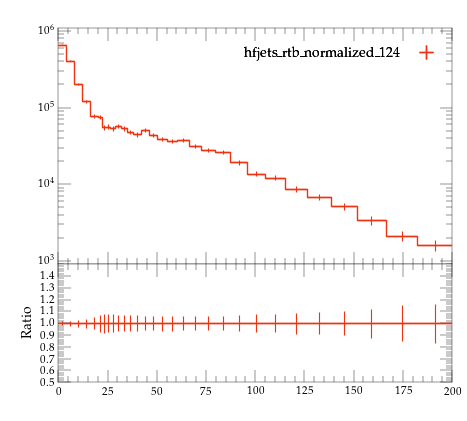

Generate this figure with Python:
#! /usr/bin/env python

# This Python script was auto-generated using YODA v2.0.2.
# Analysis object: /MC_HFJETS_NOTNORM/ptCJetLead
# Timestamp: 29-07-2026 (17:28:04)

import matplotlib as mpl
import matplotlib.pyplot as plt
mpl.use('Agg') # comment out for interactive use
import os
import numpy as np

plotDir = os.path.split(os.path.realpath(__file__))[0]
if 'YODA_USER_PLOT_PATH' in globals():
    plot_outdir = globals()['YODA_USER_PLOT_PATH']
else:
    plot_outdir = plotDir

#plot style
plt.style.use(os.path.join(plotDir, '../default.mplstyle'))
# plot metadata
figW, figH = plt.rcParams['figure.figsize']
ax_xLabel = r''
ax_yLabel = r''
ax_title  = r''
ax_xScale = 'linear'
ax_yScale = 'log'
xLims = (0.0, 200.0)
yLims = (900.0, 1100000.0)

# TeX-friendly labels for the legend
labels = {
    'legend' : ([ r"hfjets\_rtb\_normalized\_124" ], r""),
}

# Adjust canvas width and height
canvasW = 10.0
canvasH = 9.0
figW *= canvasW/10.
figH *= canvasH/9.

# Create figure and axis objects
fig, (ax, ratio0_ax) = plt.subplots(2, 1, sharex=True,
                  figsize=(figW,figH), gridspec_kw={'height_ratios': (6.0, 3.0)})

# Set figure margins
plt.subplots_adjust(
    left   = 1.0 * plt.rcParams['figure.subplot.left'],
    right  = 1.0 * plt.rcParams['figure.subplot.right'],
    top    = 1.0 * plt.rcParams['figure.subplot.top'],
    bottom = 1.0 * plt.rcParams['figure.subplot.bottom'])

ratio0_ax.yaxis.set_major_locator(mpl.ticker.MultipleLocator(0.1))
ratio0_ax.set_ylim(0.5, 1.4999)
ratio0_ax.set_ylabel('Ratio')

# the numerical data is stored in a separate file
dataf = dict()
prefix = os.path.split(__file__)[0]
if prefix:    prefix = prefix + '/'
exec(open(prefix+'ptCJetLead__data.py').read(), dataf)


legend_handles = dict() # keep track of handles for the legend

# style options for curves
# starts at zorder>=5 to draw curve on top of legend
styles = {
  'hfjets_rtb_normalized_124.yoda.gz': {
    'color' : '#EE3311',
    'linestyle' : '-',
    'linewidth' : 1,
    'marker' : 'none',
    'markersize' : 2,
    'capsize' : 0.0,
    'zorder' : 5,
    'histstyle' : 1,
    'drawstyle' : 'steps-pre',
    'xerrorbars' : 1,
    'yerrorbars' : 1,
    'fillcolor' : None,
    'fillopacity' : 1.0,
    'ratio0_linestyle' : '-',
    'ratio0_linewidth' : 1,
    'ratio0_marker' : 'none',
    'ratio0_markersize' : 2,
    'ratio0_capsize' : 0.0,
    'ratio0_zorder' : 5,
    'ratio0_histstyle' : 1,
    'ratio0_drawstyle' : 'steps-pre',
    'ratio0_xerrorbars' : 1,
    'ratio0_yerrorbars' : 1,
  },
}

# curve from input yoda files in main panel
for label, yvals in dataf['yvals'].items():
    if all(np.isnan(v) for v in dataf['yvals'][label]):
        continue
    tmp = None
    if styles[label]['histstyle']: # draw as histogram
        xpos = dataf['xedges'][label] if styles[label]['drawstyle'] else dataf['xpoints'][label]
        ypos = np.insert(yvals, 0, yvals[0]) if styles[label]['drawstyle'] else yvals
        if styles[label]['fillcolor']: # fill area below curve
            ax.fill_between(xpos, ypos, step='pre',
                            color=styles[label]['fillcolor'],
                            alpha=styles[label]['fillopacity'])
        tmp, = ax.plot(xpos, ypos,
                       color=styles[label]['color'],
                       linestyle=styles[label]['linestyle'],
                       linewidth=styles[label]['linewidth'],
                       drawstyle=styles[label]['drawstyle'], solid_joinstyle='miter',
                       zorder=styles[label]['zorder'], label=label)
    tmp = ax.errorbar(dataf['xpoints'][label], yvals,
                      xerr=np.array(dataf['xerrs'][label])*styles[label]['xerrorbars'],
                      yerr=np.array(dataf['yerrs'][label])*styles[label]['yerrorbars'],
                      fmt=styles[label]['marker'], capsize=styles[label]['capsize'],
                      markersize=styles[label]['markersize'],
                      ecolor=styles[label]['color'],
                      color=styles[label]['color'], zorder=styles[label]['zorder'])
    tmp[-1][0].set_linestyle(styles[label]['linestyle'])
    tmp[-1][0].set_linewidth(styles[label]['linewidth'])
    if label in dataf['add_legend_handle']:  legend_handles[label] = tmp
    for varLabel in dataf['variation_yvals'].keys():
        if varLabel.startswith(label):
            tmp, = ax.plot(dataf['xedges'][label], dataf['variation_yvals'][varLabel],
                           color=styles[label]['color'],
                           linestyle=styles[label]['linestyle'],
                           linewidth=styles[label]['linewidth'],
                           drawstyle='steps-pre', solid_joinstyle='miter',
                           zorder=styles[label]['zorder'], alpha=0.5)


# plots on ratio panel
# curve from input yoda files in ratio panel
for label, yvals in dataf['ratio0_yvals'].items():
    if all(np.isnan(v) for v in yvals):
        continue
    if styles[label]['ratio0_histstyle']: # plot as histogram
        xpos = dataf['xedges']['hfjets_rtb_normalized_124.yoda.gz'] if styles[label]['ratio0_drawstyle'] else dataf['xpoints']['hfjets_rtb_normalized_124.yoda.gz']
        ypos = np.insert(yvals, 0, yvals[0]) if styles[label]['ratio0_drawstyle'] else yvals
        ratio0_ax.plot(xpos, ypos,
                       color=styles[label]['color'],
                       linewidth=styles[label]['linewidth'],
                       linestyle=styles[label]['ratio0_linestyle'],
                       drawstyle=styles[label]['ratio0_drawstyle'], zorder=styles[label]['zorder'],
                       solid_joinstyle='miter')
    tmp = ratio0_ax.errorbar(dataf['xpoints']['hfjets_rtb_normalized_124.yoda.gz'], yvals,
                             xerr=np.array(dataf['ref_xerrs'])*styles[label]['ratio0_xerrorbars'],
                             yerr=np.array(dataf['ratio0_yerrs'][label])*styles[label]['ratio0_yerrorbars'],
                             fmt=styles[label]['ratio0_marker'], capsize=styles[label]['ratio0_capsize'],
                             markersize=styles[label]['ratio0_markersize'],
                             ecolor=styles[label]['color'],
                             color=styles[label]['color'])
    tmp[-1][0].set_linestyle(styles[label]['ratio0_linestyle'])
    tmp[-1][0].set_linewidth(styles[label]['ratio0_linewidth'])

    for varlabel in dataf['ratio0_variation_vals'].keys():
        if varlabel.startswith(label):
            ratio0_ax.plot(dataf['xedges']['hfjets_rtb_normalized_124.yoda.gz'],
                            dataf['ratio0_variation_vals'][varlabel],
                            color=styles[label]['color'],
                            linestyle=styles[label]['linestyle'],
                            linewidth=styles[label]['linewidth'],
                            drawstyle='steps-pre', solid_joinstyle='miter',
                            zorder=1, alpha=0.5)

legend_items = list(legend_handles.values())
ax.add_artist(ax.legend(legend_items,
                        labels['legend'][0],
                        title=labels['legend'][1],
                        alignment='right',
                        loc='upper right',
                        bbox_to_anchor=(1.0, 0.97),markerfirst=False))

# set plot metadata as defined above
ratio0_ax.set_xlabel(ax_xLabel)
ratio0_ax.xaxis.set_label_coords(1., -0.15)
ax.set_ylabel(ax_yLabel, ha='right', va='top')
ax.yaxis.set_label_coords(-0.11, 1.0)
ax.set_title(ax_title, loc='left')
ax.set_xscale(ax_xScale)
ax.set_yscale(ax_yScale)
ax.set_xlim(xLims)
ax.set_ylim(yLims)

# tick formatting
plt.rcParams['xtick.top'] = True
plt.rcParams['ytick.right'] = True
ax.yaxis.set_major_locator(mpl.ticker.LogLocator(base=10.0, numticks=np.inf))
ax.yaxis.set_minor_locator(mpl.ticker.LogLocator(
                           base=10.0, subs=np.arange(0.1, 1, 0.1), numticks=np.inf))
fig.align_ylabels((ax, ratio0_ax))
plt.savefig(os.path.join(plot_outdir, 'ptCJetLead.pdf'), format='PDF')
plt.savefig(os.path.join(plot_outdir, 'ptCJetLead.png'), format='PNG')

plt.close(fig)
